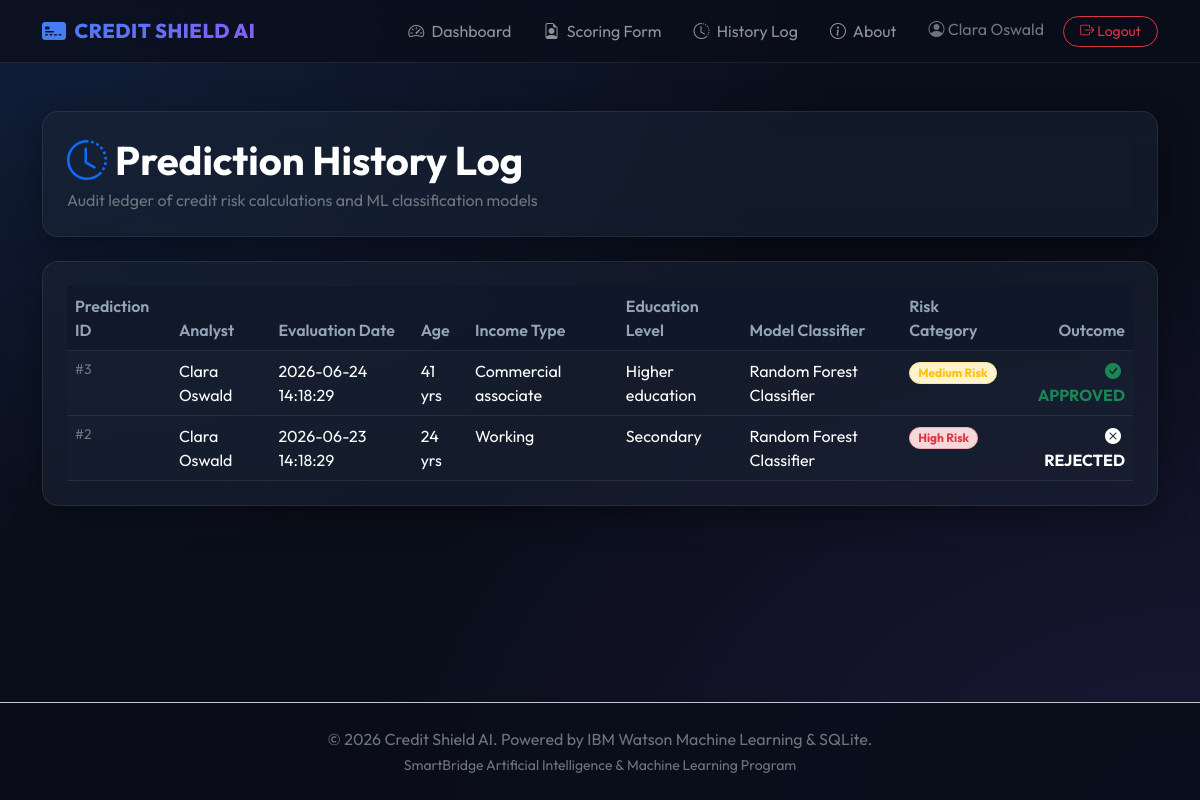
The page /history (signed in) on the database its author committed.
### tables this page shows
CREATE TABLE Users (
            UserID INTEGER PRIMARY KEY AUTOINCREMENT,
            Name TEXT NOT NULL,
            Email TEXT UNIQUE NOT NULL,
            Password TEXT NOT NULL,
            Role TEXT DEFAULT 'User'
        );

CREATE TABLE Approval_Prediction (
            PredictionID INTEGER PRIMARY KEY AUTOINCREMENT,
            ApplicantID INTEGER,
            ModelID INTEGER,
            ApprovalResult INTEGER NOT NULL, -- 0 = Rejected, 1 = Approved
            RiskCategory TEXT NOT NULL,       -- Low Risk, Medium Risk, High Risk
            PredictionDate TEXT NOT NULL,
            FOREIGN KEY(ApplicantID) REFERENCES Applicant_Details(ApplicantID) ON DELETE CASCADE,
            FOREIGN KEY(ModelID) REFERENCES ML_Model(ModelID) ON DELETE SET NULL
        );

CREATE TABLE Applicant_Details (
            ApplicantID INTEGER PRIMARY KEY AUTOINCREMENT,
            UserID INTEGER,
            IncomeType TEXT NOT NULL,
            EducationType TEXT NOT NULL,
            FamilyStatus TEXT NOT NULL,
            HousingType TEXT NOT NULL,
            Age INTEGER NOT NULL,
            EmployedDays INTEGER NOT NULL,
            HasMobile INTEGER DEFAULT 1,
            HasWorkPhone INTEGER DEFAULT 0,
            HasPhone INTEGER DEFAULT 0,
            HasEmail INTEGER DEFAULT 0,
            OccupationType TEXT NOT NULL,
            FamilySize INTEGER NOT NULL,
            FOREIGN KEY(UserID) REFERENCES Users(UserID) ON DELETE CASCADE
        );

CREATE TABLE ML_Model (
            ModelID INTEGER PRIMARY KEY AUTOINCREMENT,
            ModelName TEXT NOT NULL,
            AlgorithmType TEXT NOT NULL,
            Accuracy REAL NOT NULL,
            ModelFile TEXT NOT NULL
        );

### app.py (the view)
@app.route('/history')
def history():
    if 'user' not in session:
        return redirect(url_for('login'))
    user_id = None
    if session['user']['Role'] != 'Admin':
        user_id = session['user']['UserID']
    history_records = database.get_prediction_history(user_id)
    return render_template('history.html', history_records=history_records)

### app.py (called while the page is built)
@app.context_processor
def inject_user():
    return dict(current_user=session.get('user'))

### database.py (called while the page is built)
def get_db_connection():
    conn = sqlite3.connect(DATABASE_NAME)
    conn.row_factory = sqlite3.Row
    conn.execute('PRAGMA foreign_keys = ON;')
    return conn

### templates/history.html
{% extends 'base.html' %}
{% block content %}
<div class="row">
    <div class="col-12">
        <div class="glass-panel text-white p-4 mb-4">
            <h1 class="fw-bold mb-1"><i class="bi bi-clock-history text-primary me-2"></i>Prediction History Log</h1>
            <p class="text-secondary mb-0">Audit ledger of credit risk calculations and ML classification models</p>
        </div>
        <div class="card glass-panel text-white p-4">
            {% if history_records %}
            <div class="table-responsive">
                <table class="table table-dark table-hover table-glass mb-0">
                    <thead>
                        <tr>
                            <th>Prediction ID</th>
                            <th>Analyst</th>
                            <th>Evaluation Date</th>
                            <th>Age</th>
                            <th>Income Type</th>
                            <th>Education Level</th>
                            <th>Model Classifier</th>
                            <th>Risk Category</th>
                            <th class="text-end">Outcome</th>
                        </tr>
                    </thead>
                    <tbody>
                        {% for r in history_records %}
                        <tr>
                            <td class="small text-secondary">#{{ r.PredictionID }}</td>
                            <td>{{ r.AnalystName }}</td>
                            <td>{{ r.PredictionDate }}</td>
                            <td>{{ r.Age | int }} yrs</td>
                            <td>{{ r.IncomeType }}</td>
                            <td>{{ r.EducationType.split(' / ')[0] }}</td>
                            <td>{{ r.ModelName }}</td>
                            <td>
                                {% if r.RiskCategory == 'Low Risk' %}
                                    <span class="badge bg-success-subtle text-success border border-success-subtle rounded-pill px-2">Low Risk</span>
                                {% elif r.RiskCategory == 'Medium Risk' %}
                                    <span class="badge bg-warning-subtle text-warning border border-warning-subtle rounded-pill px-2">Medium Risk</span>
                                {% else %}
                                    <span class="badge bg-danger-subtle text-danger border border-danger-subtle rounded-pill px-2">High Risk</span>
                                {% endif %}
                            </td>
                            <td class="text-end">
                                {% if r.ApprovalResult == 1 %}
                                    <span class="text-success fw-bold"><i class="bi bi-check-circle-fill me-1"></i> APPROVED</span>
                                {% else %}
                                    <span class="text-rose fw-bold"><i class="bi bi-x-circle-fill me-1"></i> REJECTED</span>
                                {% endif %}
                            </td>
                        </tr>
                        {% endfor %}
                    </tbody>
                </table>
            </div>
            {% else %}
            <div class="text-center py-5">
                <i class="bi bi-database-exclamation text-secondary fs-1 mb-3"></i>
                <p class="text-secondary mb-0">No historical credit evaluations registered. Submit a scoring request to log transactions.</p>
            </div>
            {% endif %}
        </div>
    </div>
</div>
{% endblock %}

### templates/base.html (shortened to what this page needs)
<!DOCTYPE html>
<html lang="en">
<head>
    <link href="https://cdn.jsdelivr.net/npm/bootstrap@5.3.0/dist/css/bootstrap.min.css" rel="stylesheet">
    <link href="https://cdn.jsdelivr.net/npm/bootstrap-icons@1.10.5/font/bootstrap-icons.css" rel="stylesheet">
    <link href="{{ url_for('static', filename='css/styles.css') }}" rel="stylesheet">
</head>
<body>
    <nav class="navbar navbar-expand-lg navbar-dark navbar-glass sticky-top">
        <div class="container">
            <a class="navbar-brand d-flex align-items-center" href="/">
                <i class="bi bi-credit-card-2-front-fill me-2 fs-4"></i>
                <span>CREDIT SHIELD AI</span>
            </a>
            <div class="collapse navbar-collapse" id="navbarNav">
                <ul class="navbar-nav ms-auto align-items-center">
                    {% if current_user %}
                        <li class="nav-item">
                            <a class="nav-link px-3" href="{{ url_for('dashboard') }}"><i class="bi bi-speedometer2 me-1"></i> Dashboard</a>
                        </li>
                        <li class="nav-item">
                            <a class="nav-link px-3" href="{{ url_for('predict') }}"><i class="bi bi-file-earmark-person me-1"></i> Scoring Form</a>
                        </li>
                        <li class="nav-item">
                            <a class="nav-link px-3" href="{{ url_for('history') }}"><i class="bi bi-clock-history me-1"></i> History Log</a>
                        </li>
                        <li class="nav-item">
                            <a class="nav-link px-3" href="{{ url_for('about') }}"><i class="bi bi-info-circle me-1"></i> About</a>
                        </li>
                        <li class="nav-item ms-lg-3 mt-2 mt-lg-0">
                            <span class="text-secondary me-3 d-inline-block"><i class="bi bi-person-circle"></i> {{ current_user.Name }}</span>
                            <a class="btn btn-outline-danger btn-sm rounded-pill px-3" href="{{ url_for('logout') }}"><i class="bi bi-box-arrow-right"></i> Logout</a>
                        </li>
                    {% endif %}
                </ul>
            </div>
        </div>
    </nav>
    <div class="container my-5 flex-grow-1">
        {% block content %}{% endblock %}
    </div>
    <footer class="py-4 mt-auto border-top border-secondary-subtle" style="background: rgba(10, 14, 26, 0.9);">
        <div class="container text-center text-secondary">
            <p class="mb-1">&copy; 2026 Credit Shield AI. Powered by IBM Watson Machine Learning & SQLite.</p>
            <p class="small mb-0">SmartBridge Artificial Intelligence & Machine Learning Program</p>
        </div>
    </footer>
</body>
</html>

### static/css/styles.css (style rules this page uses)
:root { --bg-dark: #0a0e1a; --bg-card: rgba(30, 41, 59, 0.45); --border-glass: rgba(255, 255, 255, 0.08); --text-primary: #f8fafc; --text-secondary: #94a3b8; --accent-blue: #3b82f6; --accent-teal: #10b981; --accent-rose: #f43f5e; --accent-gradient: linear-gradient(135deg, #3b82f6 0%, #8b5cf6 100%); --success-gradient: linear-gradient(135deg, #10b981 0%, #059669 100%); --danger-gradient: linear-gradient(135deg, #f43f5e 0%, #e11d48 100%); }
body { background-color: var(--bg-dark); background-image: radial-gradient(at 0% 0%, rgba(59, 130, 246, 0.15) 0px, transparent 50%), radial-gradient(at 100% 100%, rgba(139, 92, 246, 0.12) 0px, transparent 50%); background-attachment: fixed; color: var(--text-primary); font-family: 'Outfit', sans-serif; min-height: 100vh; display: flex; flex-direction: column; }
.glass-panel { background: var(--bg-card); backdrop-filter: blur(16px); -webkit-backdrop-filter: blur(16px); border: 1px solid var(--border-glass); border-radius: 16px; box-shadow: 0 8px 32px 0 rgba(0, 0, 0, 0.37); transition: transform 0.3s ease, box-shadow 0.3s ease; }
.navbar-glass { background: rgba(10, 14, 26, 0.75); backdrop-filter: blur(12px); border-bottom: 1px solid var(--border-glass); }
.navbar-brand { font-weight: 800; letter-spacing: 0.5px; background: var(--accent-gradient); -webkit-background-clip: text; -webkit-text-fill-color: transparent; }
.table-glass { color: var(--text-primary) !important; }
.table-glass th { background: rgba(15, 23, 42, 0.8) !important; border-color: var(--border-glass) !important; color: var(--text-secondary) !important; font-weight: 600; }
.table-glass td { background: rgba(30, 41, 59, 0.2) !important; border-color: var(--border-glass) !important; }

### rows shown on the page
Users: Name "Clara Oswald"
Approval_Prediction: PredictionID "3", AnalystName "Clara Oswald", PredictionDate "2026-06-24 14:18:29", Age "41", IncomeType "Commercial associate", EducationType "Higher education", ModelName "Random Forest Classifier", RiskCategory "Medium Risk", ApprovalResult 1 (drawn)
Approval_Prediction: PredictionID "2", AnalystName "Clara Oswald", PredictionDate "2026-06-23 14:18:29", Age "24", IncomeType "Working", EducationType "Secondary", ModelName "Random Forest Classifier", RiskCategory "High Risk", ApprovalResult 0 (drawn)
